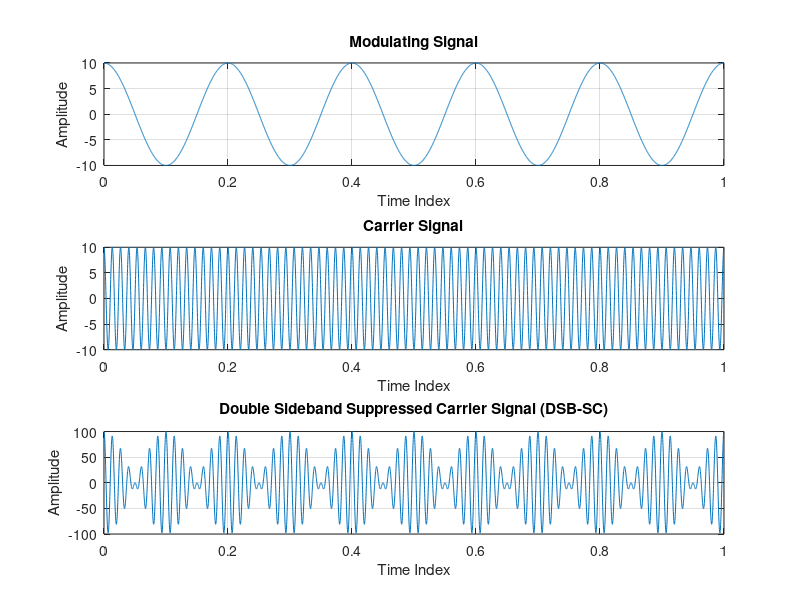

The MATLAB source for this figure:
clc;
close all;
clear all;

% Modulating index
m_critical = 1; % Critical Modulation
m_over = 1.5; % Over Modulation
m_under = 0.5; % Under Modulation

% Amplitude of modulating signal
Am = 10; 

% Frequency of modulating signal (Hz)
fm = 5; 

% Time period of modulating signal (s)
Ta = 1/fm; 

t = 0:Ta/1000:1;

% Modulating signal
ym = Am*cos(2*pi*fm*t);
figure(1)
subplot(3,1,1)
plot(t,ym)
grid on;
xlabel('Time Index')
ylabel('Amplitude')
title('Modulating Signal')

% Relation between Am/Cm and fc/fa
Ac = Am/m_critical;

fc = fm*15;
Tc = 1/fc;

% Carrier signal
yc = Ac*cos(2*pi*fc*t);
subplot(3,1,2)
plot(t,yc)
grid on;
xlabel('Time Index')
ylabel('Amplitude')
title('Carrier Signal')

% DSB-SC signal
y = ym.*yc;
subplot(3,1,3)
plot(t,y)
grid on;
xlabel('Time Index')
ylabel('Amplitude')
title('Double Sideband Suppressed Carrier Signal (DSB-SC)')
